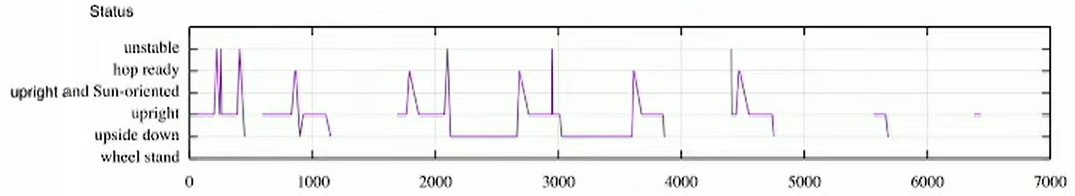
#> input picture status_plot_bochum.jpg, 1075 x 196 px
$ jupyter execute --allow-errors lev1_cw_decode.ipynb   (shell and % lines are left out)
#> lines starting #> are read from the running program, lines starting #| are printed output that depends on the picture
# Decoding LEV-1's CW data

Tammo Jan Dijkema, 19 September 2024

[cell 1]
import matplotlib.pyplot as plt
from matplotlib.dates import ConciseDateFormatter, num2date
import re
import numpy as np
from datetime import datetime, timedelta

The screenshot in [this tweet](https://x.com/radio_no_koe/status/1827546985748119763) shows the decoding of one of the CW packets of LEV-1. Using the numbers in the right-most column, we can count the number of bits used for each telemetry item.

For reference, this is the text in the screenshot:
```
code: 0xFA5E E05F FF57 BBB3 3A61 A2A2 42A9 3DBC B9DC ADFF FFFF 0002 09EC 2C9A

TI:                                     1441    [sec]   (0x05A1 =^ 0xFA5E)
boot count:                               31            (0x1F   =^ 0xE0  )
operation mode:        Moon                             (0x5    =^ 0x2   )
battery charge:        off                              (0x0    =^ 0x1   )
battery charge status: slow charge                      (0x0    =^ 0x3   )
battery charge time:                       0    [min]   (0x000  =^ 0x3FF )
uplink sense count:                           5         (0x5    =^ 0x2   )
rover status:          upright                          (0x2    =^ 0x5   )
hop count:                                    1         (0x1    =^ 0xE   )
image count:                                  4         (0x04   =^ 0x3B  )
RADFET:                                    2.97 [V]     (0x4C   =^ 0xB3  )
BAT-V:                                     7.70 [C]     (0xC5   =^ 0x3A  )
BAT-I (uncal):                           584.77 [mA]    (0x9E   =^ 0x61  )
SCP-V:                                     3.63 [V]     (0x5D   =^ 0xA2  )
SCP-I:                                   863.31 [mA]    (0x5D   =^ 0xA2  )
LOAD-V:                                    7.38 [V]     (0xBD   =^ 0x42  )
LOAD-I:                                  798.33 [mA]    (0x56   =^ 0xA9  )
BUS-V:                                     7.58 [V]     (0xC2   =^ 0x3D  )
temperature (FPGA):                       35.43 [C]     (0x43   =^ 0xBC  )
temperature (MPPT):                       33.68 [C]     (0x46   =^ 0xB9  )
temperature (BAT):                        24.56 [V]     (0x23   =^ 0xDC  )
temperature (tail):                       27.41 [C]     (0x52   =^ 0xAD  )
gyro(X):                                   0.00 [dps]   (0x00   =^ 0xFF  )
gyro(Y):                                   0.00 [dps]   (0x00   =^ 0xFF  )
gyro(Z):                                   0.00 [dps]   (0x00   =^ 0xFF  )
accelerometer(X):                         -0.02 [G]     (0xFF   =^ 0x00  )
accelerometer(Y):                         -0.05 [G]     (0xFD   =^ 0x02  )
accelerometer(Z):                         -0.16 [G]     (0xF6   =^ 0x09  )
temperature (gyro):                       35.57 [C]     (0x13   =^ 0xEC  )
LEV2 HK:                                   0xD3         (0xD3   =^ 0x2C  )
check sum (attached):                      0x65         (0x65   =^ 0x9A  )
check sum (calc):                          0x65
```

The number of bits for the fields can be found by matching the last column of the screenshot with the binary value of the code. The number of bits per field are:

[cell 2]
num_bits = (16, 8, 3, 1, 2, 10, 3, 3, 4, 6, 8, 8, 8, 8, 8, 8, 8, 8, 8, 8, 8, 8, 8, 8, 8, 8, 8, 8, 8, 8, 8)

This reproduces the hex codes in the rightmost column:

[cell 3]
code = 0xFA5EE05FFF57BBB33A61A2A242A93DBCB9DCADFFFFFF000209EC2C9A
input_bits = bin(code)[2:]  # Strip 0b
current_bit = 0
for field_num, b in enumerate(num_bits):
    bit_part = input_bits[current_bit: current_bit + b]
    print(hex(int(bit_part, 2)).upper())
    current_bit += b

The total number of bits (224) corresponds to the length of the telemetry in the CW, which consists of 28 bytes.

[cell 4]
field_names = [
    "TI",
    "boot count",
    "operation mode",
    "battery charge",
    "battery charge status",
    "battery charge time",
    "uplink sense count",
    "rover status",
    "hop count",
    "image count",
    "RADFET",
    "BAT-V",
    "BAT-I (uncal)",
    "SCP-V",
    "SCP-I",
    "LOAD-V",
    "LOAD-I",
    "BUS-V",
    "temperature (FPGA)",
    "temperature (MPPT)",
    "temperature (BAT)",
    "temperature (tail)",
    "gyro(X)",
    "gyro(Y)",
    "gyro(Z)",
    "accelerometer(X)",
    "accelerometer(Y)",
    "accelerometer(Z)",
    "temperature (gyro)",
    "LEV2 HK",
    "check sum (attached)",
]

To get the value of a field, we need to take the two's complement of the corresponding bits. The following function takes a hexadecimal string and decodes it.

[cell 5]
def decode_cw(input_str):
    """Decode LEV-1 CW telemetry"""
    input_str = input_str.replace(" ", "")

    # Hack: remove everything after first * or ?
    input_str = re.split(r'[*?]', input_str, 1)[0]

    input_bits = bin(int(input_str, 16))[2:]  # remove 0b

    result = {}

    current_bit = 0
    for field_num, b in enumerate(num_bits):
        field_name = field_names[field_num]
        if current_bit + b > len(input_bits):
            #print("Truncated message")
            break
        try:
            field_complement = int(input_bits[current_bit: current_bit + b], 2)
            fs = int("1" * b, 2)
            field = fs - field_complement
            result[field_name] = field
        except ValueError:
            pass
        current_bit += b

    return result

These are the strings manually decoded from the CW received with the Dwingeloo telescope:

[cell 6]
decoded_strings = """\
15:28:20                  FE2E E05F FF3B FFB6 3860 8DDC 3FBB 3BA1 9AD3 AFFF FFFF FE02 A6FD 378F PSE K
15:35:21  CQ CQ DE JS1YMG FC8C E05F FFCB DB43 A*
15:40:03  CQ CQ DE JS1YMG FB79 E05F FF5B BCB4 3C62 96B2 43AC 3EB7 B3DA C2FF FFFF 0301 F7EF 2CC3 PSE K
15:41:43  CQ CQ DE JS1YMG FB21 E05F FF57 BBB3 3A65 9FA0 41AD 3CB9 B7DB BAFF FFFF 0002 09EE 2F6B PSE K
15:43:21  CQ CQ DE JS1YMG FAC0 E05F FF57 BBB3 3A63 A1A1 41AC 3CBB B8DC B3FE FFFF 0002 09ED 2F04 PSE K
15:45:00  CQ CQ DE JS1YMG FA5E E05F FF57 BBB3 3A61 A2A2 42A9 3DBC B9DC ADFF FFFF 0002 09EC 2C9A PSE K
15:46:37  CQ CQ DE JS1YMG F9FF E05F FF57 BBB3 3B5F A2A2 42A3 3DBD BADD A8FF FFFF 0003 0AEB 2F35 PSE K
15:48:12  CQ CQ DE JS1YMG F9A1 E05F FF57 BBB3 3B60 A2A
15:50:59     CQ DE JS1YMG F8F4 E05F FF4F BAB3 3B63 A2A2 42B0 3
16:21:53  CQ CQ DE JS1YMG F1D7 E05F FFAF 34?? 404A ?
16:29:21  CQ CQ DE JS1YMG F027 E05F FF76 F2B0 404B D5FC 4AA2 44DA D7EF DCFC FFFF 0200 09C9 2C8C PSE K
16:31:02  CQ CQ DE JS1YMG EFC4 E05F FF76 F2AF 404A D5FC 4B9F 45DA D8F0 DEFF FFFF 0300 0AC8 2C2A PSE K
16:32:39  CQ CQ DE JS1YMG EF64 E05F FF76 F2AF 4*
16:36:40           JS1YMG EE75 E05F FF4A B0AF 3551 D5FC 49AE 43D
16:41:26              YMG ED64 E05F FF3A B0AF 3D62 99BA 44B2 3FDE DDF3 E3FF FFFF FD02 F6C0 2CD8 PSE K
16:42:48  CQ CQ DE JS1YMG ED0F E05F FF36 AFAE 3D60 A1B2 44AA 3FDE DEF3 DFFF FFFF 0100 0ABF 2C85 PSE K
16:44:22  CQ CQ DE JS1YMG ECB3 E05F FF36 AFAE 3D5E A2B6 45A9 40DF BEF3 BBFF FFFF 0001 0ABF 2C29 PSE K
16:45:56  CQ CQ DE JS1YMG EC56 E05F FF36 AFAE 3B5A A2B9 46A3 41DF DEF3 D9FF FFFF 0103 0ABE 2CC5 PSE K
16:47:30  CQ CQ DE JS1YMG EBFB E05F FF36 AFAE 3E58 A2BB 47A0 44DF DEF3 D7FF FFFF 0201 0ABE 2C67 PSE K
16:49:02  CQ CQ DE JS1YMG EB9F E05F FF36 AFAE 3E58 A2BA 679F 41BF DEF3 D*
16:52:28  CQ CQ DE JS1YMG EAC6 E05F FF0E AEAE 3E5E BA2C ???? 91*
16:57:10     CQ DE JS1YMG E9BB E05F FFFA 6DAE 3E65 9FA9 65B2 40E0 DFF4 DEFF FFFF FD03 F7BA 2C9E PSE K
16:58:39  CQ CQ DE JS1YMG E96A E05F FFF6 6CAE 3E61 A1AC 45AE 40E? ???? ???? ???? ???? ?ABA 2C58 PSE K
17:00:12  CQ CQ DE JS1YMG E90E E05F FFF6 6CAE 3E60 A1?? ?5AB 40E0 E0F5 B7FF FFFF ???? 0ABA 2CF9 PSE K
17:01:47  CQ CQ DE JS1YMG E8B9 E05F FFF6 6CAE 3E5F A1B0 49A9 45E0 E0F5 D5FF FFFF 0202 0AB9 2C98 PSE K
17:03:25  CQ CQ DE JS1YMG E850 E05F FFF6 6CAE 3E5F A1AF 49AB 40E0 E0F5 D4FF FFFF 0103 09B9 2C36 PSE K
17:05:02  CQ CQ DE JS1YMG E7F1 E05F FFF6 6CAE 3F5B A1AE 47A0 41E0 E0F*
17:06:49      Q DE JS1YMG E784 E05F FFCE 6BAE 3E?? A1AE 3ED? 40E0 E0F5 D3FF FFFF 0
""".splitlines()

# Decode all transcribed Dwingeloo CW

[cell 7]
messages = {}

for line in decoded_strings:
    time_str = line[:8]
    messages[time_str] = line[26:-6]

[cell 8]
results = {}
for msg_time, message in messages.items():
    results[msg_time] = decode_cw(message)

[cell 9]
list(results.keys())[1]

[cell 10]
messages['15:35:21']

[cell 11]
results[list(results.keys())[1]]

Number of decoded fields per message:

[cell 12]
[(key, len(val)) for key, val in results.items()]

These are the values corresponding to the screenshot of the tweet:

[cell 13]
for key, val in results["15:45:00"].items():
    print(f"{key:22s}: {val}")

[cell 14]
def read_field(field_name):
    """Read all decoded values for the given field"""
    results_with_field = {key: value for key, value in results.items() if field_name in value}
    times = [result['TI'] for result in results_with_field.values()]
    values = [result[field_name] for result in results_with_field.values()]
    msg_times_str = list(results_with_field.keys())
    msg_times = [datetime.fromisoformat("2024-01-19 " + msg_time) for msg_time in msg_times_str]
    return msg_times, times, values

Plot all fields:

#> (a cell that did not finish here is left out)

# Determine clock rate

[cell 16]
msg_times, _, ti_values = read_field("TI")

[cell 17]
elapsed_times = [(msg_time - msg_times[0]).total_seconds() for msg_time in msg_times]

[cell 18]
fig, ax = plt.subplots()
ax.plot(elapsed_times, ti_values, ".")
ax.set_xlabel("TI (seconds) in telemetry")
ax.set_ylabel("Elapsed time (seconds), Dwingeloo clock");
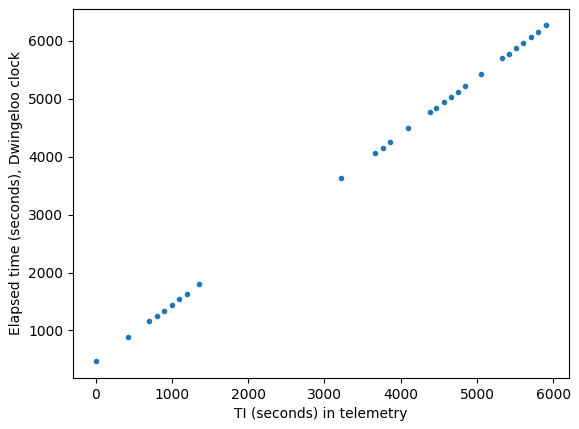
#> figure drawn by matplotlib, 1 panel; curve peaks at x = 5909, y = 6267

[cell 19]
from numpy.polynomial import Polynomial

[cell 20]
x_values = np.array(elapsed_times)
y_values = np.array(ti_values) - np.array(elapsed_times)

[cell 21]
fit = Polynomial.fit(x_values[~np.isnan(y_values)], y_values[~np.isnan(y_values)], 1).convert()

[cell 22]
fig, ax = plt.subplots()
ax.plot(elapsed_times, np.array(ti_values) - np.array(elapsed_times), ".");
ax.plot(elapsed_times, fit(np.array(elapsed_times)), label=f"y = {fit.coef[0]:.1f} – {-fit.coef[1]:.4f}x")
ax.plot(x_values[np.isnan(y_values)], (np.array(ti_values) - np.array(elapsed_times))[np.isnan(y_values)], 'r.')
ax.set_xlabel("Elapsed time (seconds), Dwingeloo clock");
ax.set_ylabel("TI - Dwingeloo elapsed (s)")
ax.legend();
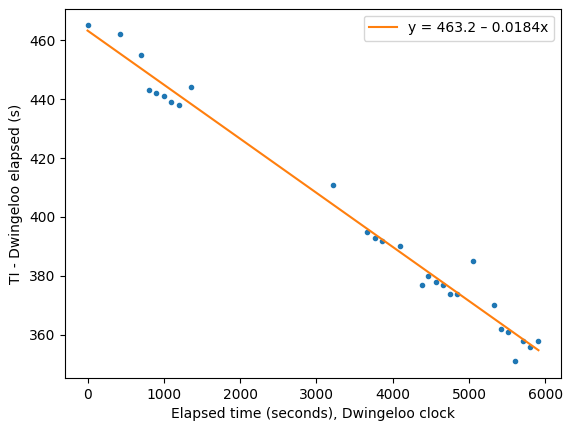
#> figure drawn by matplotlib, 1 panel; curve peaks at x = 0, y = 465; curve peaks at x = 0, y = 463.2

[cell 23]
y_values[0] = np.nan
y_values[1] = np.nan
y_values[2] = np.nan
y_values[8] = np.nan
y_values[9] = np.nan
y_values[13] = np.nan
y_values[14] = np.nan
y_values[18] = np.nan
y_values[20] = np.nan
y_values[21] = np.nan
y_values[24] = np.nan
y_values[27] = np.nan

[cell 24]
fit = Polynomial.fit(x_values[~np.isnan(y_values)], y_values[~np.isnan(y_values)], 1).convert()

[cell 25]
fig, ax = plt.subplots()
ax.plot(elapsed_times, np.array(ti_values) - np.array(elapsed_times), ".");
ax.plot(elapsed_times, fit(np.array(elapsed_times)), label=f"y = {fit.coef[0]:.1f} – {-fit.coef[1]:.4f}x")
ax.plot(x_values[np.isnan(y_values)], (np.array(ti_values) - np.array(elapsed_times))[np.isnan(y_values)], 'r.')
ax.set_xlabel("Elapsed time (seconds), Dwingeloo clock");
ax.set_ylabel("TI - Dwingeloo elapsed (s)")
ax.legend();
#> figure, not shown here; curve peaks at x = 0, y = 465; curve peaks at x = 0, y = 458.4; curve peaks at x = 0, y = 465

It seems that the on board time is a bit slower than the Dwingeloo clock.

[cell 26]
def fit_hardcoded(ti):
    return 458.37 - 0.01755 * ti

[cell 27]
def ti_to_time(ti):
    return datetime(2024, 1, 19, 15, 28, 20) + timedelta(seconds=ti - fit_hardcoded(ti))

[cell 28]
def time_to_ti(d):
    if isinstance(d, str):
        d = datetime.fromisoformat(d)

    elapsed = (d.replace(tzinfo=None) - datetime(2024, 1, 19, 15, 28, 20)).total_seconds()

    # Solve: ti = elapsed + fit_hardcoded(ti)
    ti = (elapsed + 458.38) / 1.01757

    return ti

# Compare with other published data

[cell 29]
hops_in_waveform = [
    "2024-01-19 15:35:45",
    "2024-01-19 15:40:02",
    "2024-01-19 15:51:40",
    "2024-01-19 16:22:25",
    "2024-01-19 16:37:03",
    "2024-01-19 16:53:05",
    "2024-01-19 16:57:10",
]

# Meaning of rover status

[cell 30]
bochum_plot = plt.imread("status_plot_bochum.jpg")
#> bochum_plot is the input picture: shape (196, 1075, 3); mean R, G, B 242.1, 243.2, 241.4

[cell 31]
msg_times, times, plot_values = read_field("rover status")

[cell 32]
fig, ax = plt.subplots()
for h in hops_in_waveform:
    ax.axvline(time_to_ti(h), linewidth=0.4)
ax.imshow(bochum_plot, extent=(-1536, 7200, -1.8, 7.3), aspect=400)
ax.plot(times, plot_values, 'r.', markersize=2);
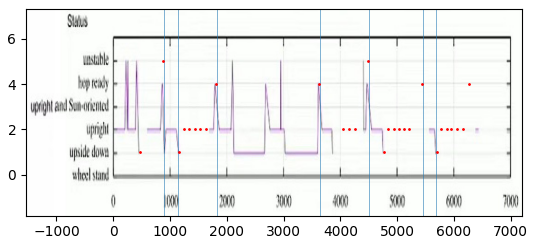
#> figure drawn by matplotlib, 1 panel

[cell 33]
rover_status = {
    0: "wheel stand",
    1: "upside down",
    2: "upright",
    3: "upright and Sun-orientied",
    4: "hop ready",
    5: "unstable",
}

# Hops

[cell 34]
hop_count_waveform = [1, None, 2, 4, 5, 6, None]

[cell 35]
hops_datetime = [datetime.fromisoformat(d) for d in hops_in_waveform]

[cell 36]
msg_times, times, plot_values = read_field("hop count")

fig, (ax, ax_status) = plt.subplots(nrows=2, ncols=1, sharex=True, height_ratios=[2, 1])
ax.plot(msg_times, plot_values, ".")
ax.xaxis.set_major_formatter(ConciseDateFormatter(ax.xaxis.get_major_locator()))

topax = ax.twiny()
datetime_min, datetime_max = ax.get_xlim()
ti_min = time_to_ti(num2date(datetime_min))
ti_max = time_to_ti(num2date(datetime_max))
topax.set_xlim(ti_min, ti_max)

for i in [0, 2, 3, 4, 5]:
    t = hops_in_waveform[i]
    ax.axvline(datetime.fromisoformat(t), linewidth=0.5, color="gray", ymin=-0.65, clip_on=False)
    ax.text(
        datetime.fromisoformat(t),
        0.05 if i > 2 else 0.3,
        f"{t[-8:]}: hop {hop_count_waveform[i]}",
        transform=ax.get_xaxis_transform(),
        rotation=90,
        fontsize=10,
    )

for t in [sorted(hops_in_waveform)[i] for i in [1, 6]]:
    ax.axvline(datetime.fromisoformat(t), linewidth=0.5, color="C1", ymin=-0.65, clip_on=False)

ax.text(
    datetime.fromisoformat(hops_in_waveform[1]),
    0.3,
    f"{hops_in_waveform[1][-8:]}: rotation",
    transform=ax.get_xaxis_transform(),
    rotation=90,
    fontsize=10,
)
ax.text(
    datetime.fromisoformat(hops_in_waveform[6]),
    0.05,
    f"{hops_in_waveform[6][-8:]}: rotation",
    transform=ax.get_xaxis_transform(),
    rotation=90,
    fontsize=10,
)
#ax.set_xlabel("Date");
ax.set_ylabel("Hop count");

msg_times, times, plot_values = read_field("rover status")
ax_status.plot(msg_times, plot_values, 'r.', markersize=2);
ax_status.set_facecolor((1, 1, 1, 0));
ax_status.set_yticks(range(0, 6));
ax_status.set_yticklabels([rover_status[i] for i in range(6)]);
ax_status.set_title("Rover status");
